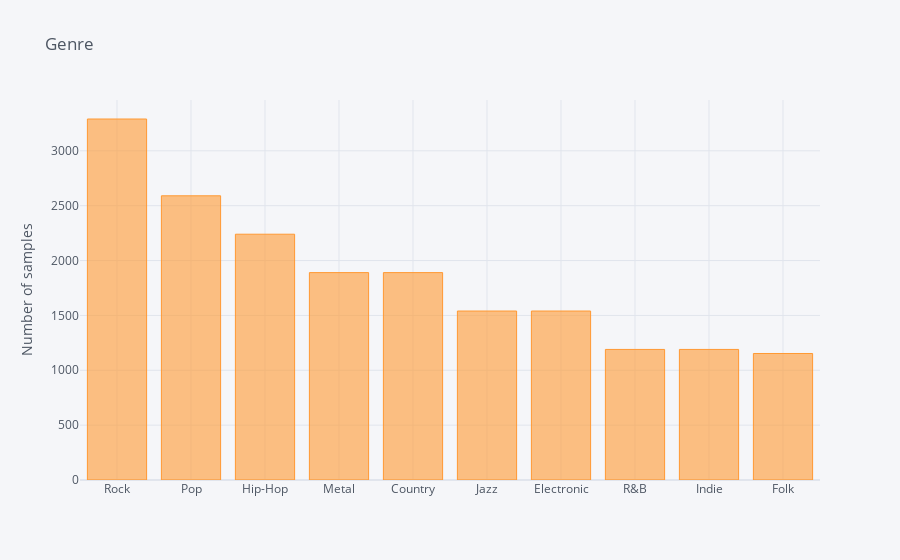

Source (notebook cell):
### Code cell
data['Genre'].value_counts().sort_values(ascending=False).iplot(kind='bar', yTitle='Number of samples', title='Genre')

### Figure 1 — Plotly figure (JSON) as saved in the notebook; plotly's stock layout.template omitted (floating-point values rounded to 4 significant figures)
{"data": [{"marker": {"color": "rgba(255, 153, 51, 0.6)", "line": {"color": "rgba(255, 153, 51, 1.0)", "width": 1}}, "name": "Genre", "orientation": "v", "text": "", "type": "bar", "x": ["Rock", "Pop", "Hip-Hop", "Metal", "Country", "Jazz", "Electronic", "R&B", "Indie", "Folk"], "y": [3290, 2590, 2240, 1890, 1890, 1540, 1540, 1190, 1190, 1153]}], "layout": {"legend": {"bgcolor": "#F5F6F9", "font": {"color": "#4D5663"}}, "paper_bgcolor": "#F5F6F9", "plot_bgcolor": "#F5F6F9", "title": {"font": {"color": "#4D5663"}, "text": "Genre"}, "xaxis": {"gridcolor": "#E1E5ED", "showgrid": true, "tickfont": {"color": "#4D5663"}, "title": {"font": {"color": "#4D5663"}, "text": ""}, "zerolinecolor": "#E1E5ED"}, "yaxis": {"gridcolor": "#E1E5ED", "showgrid": true, "tickfont": {"color": "#4D5663"}, "title": {"font": {"color": "#4D5663"}, "text": "Number of samples"}, "zerolinecolor": "#E1E5ED"}}}
